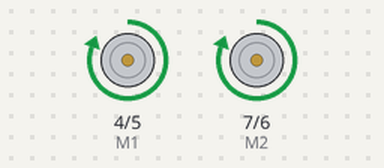
Bench run of a sketch on a simulated Arduino Uno, built with avr-gcc and run on an emulated ATmega328P. Shown: direction and speed pins drawn as motors (green arrow = direction pin HIGH = forward, orange = LOW = backward, longer = more drive). What the sketch prints to the serial monitor is not drawn.

Above: at 0.5 s.
Timing chart, 0 to 4.6 s (numbered marks = the images above):
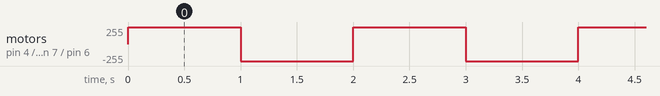

The sketch:

motor_test.ino
```cpp
    /*
     # 这个样例代码用来测试DC Motor Driver 2x15A_lite module.

     # Editor : Phoebe
     # Date   : 2012.11.6
     # Ver    : 0.1
     # Product: DC Motor Driver 2x15A_lite
     # SKU    : DRI0018

     # 描述:
     # 用DC Motor Driver module驱动2个电机

     # 硬件:
     1. Arduino UNO
     2. DC Motor Driver 2x15A_lite
     3. DC motors x2

     步骤:
     1.M1_PWM & M2_PWM --> digital 5 & 6
     2.M1_EN & M2_EN --> digital 4 & 7
     3.+5V --> 5V
     4.GND --> GND

     下面代码中注释掉的部分是用来电流检测的，如需检测连接：
     1.LA_IS 和 RA_IS 同时连接 数字口2
     2.LB_IS 和 RB_IS 同时连接 数字口3
     */

    int E1 = 5;     //M1 速度控制
    int E2 = 6;     //M2 速度控制
    int M1 = 4;     //M1 方向控制
    int M2 = 7;     //M1 方向控制
    int counter=0;

    void stop(void)
    {                   //停止
      digitalWrite(E1,0);
      digitalWrite(M1,LOW);
      digitalWrite(E2,0);
      digitalWrite(M2,LOW);
    }
    void advance(char a,char b)          //前进
    {
      analogWrite (E1,a);      //PWM 速度控制
      digitalWrite(M1,HIGH);
      analogWrite (E2,b);
      digitalWrite(M2,HIGH);
    }
    void back_off (char a,char b)          //后退
    {
      analogWrite (E1,a);
      digitalWrite(M1,LOW);
      analogWrite (E2,b);
      digitalWrite(M2,LOW);
    }
    void turn_L (char a,char b)             //左转
    {
      analogWrite (E1,a);
      digitalWrite(M1,LOW);
      analogWrite (E2,b);
      digitalWrite(M2,HIGH);
    }
    void turn_R (char a,char b)             //右转
    {
      analogWrite (E1,a);
      digitalWrite(M1,HIGH);
      analogWrite (E2,b);
      digitalWrite(M2,LOW);
    }

    void current_sense()                  // 电流检测
    {
      int val1=digitalRead(2);
      int val2=digitalRead(3);
      if(val1==HIGH || val2==HIGH){
        counter++;
        if(counter==3){
          counter=0;
          Serial.println("Warning");
        }
      }
    }

    void setup(void)
    {
      int i;
      for(i=4;i<=7;i++)
        pinMode(i, OUTPUT);
      Serial.begin(19200);      //Set Baud Rate设置波特率
      Serial.println("Run keyboard control");
      digitalWrite(E1,LOW);
      digitalWrite(E2,LOW);
    }

    void loop(void)
    {
      advance(255,255);
      delay(1000);
      back_off(255,255);
      delay(1000);
    }
```

Measured:
- by itself, motor on pin 4 (M1) / pin 5 (E1), motor on pin 7 (M2) / pin 6 (E2): alternates forward 255/255 for 1.0 s and backward 255/255 for 1.0 s
